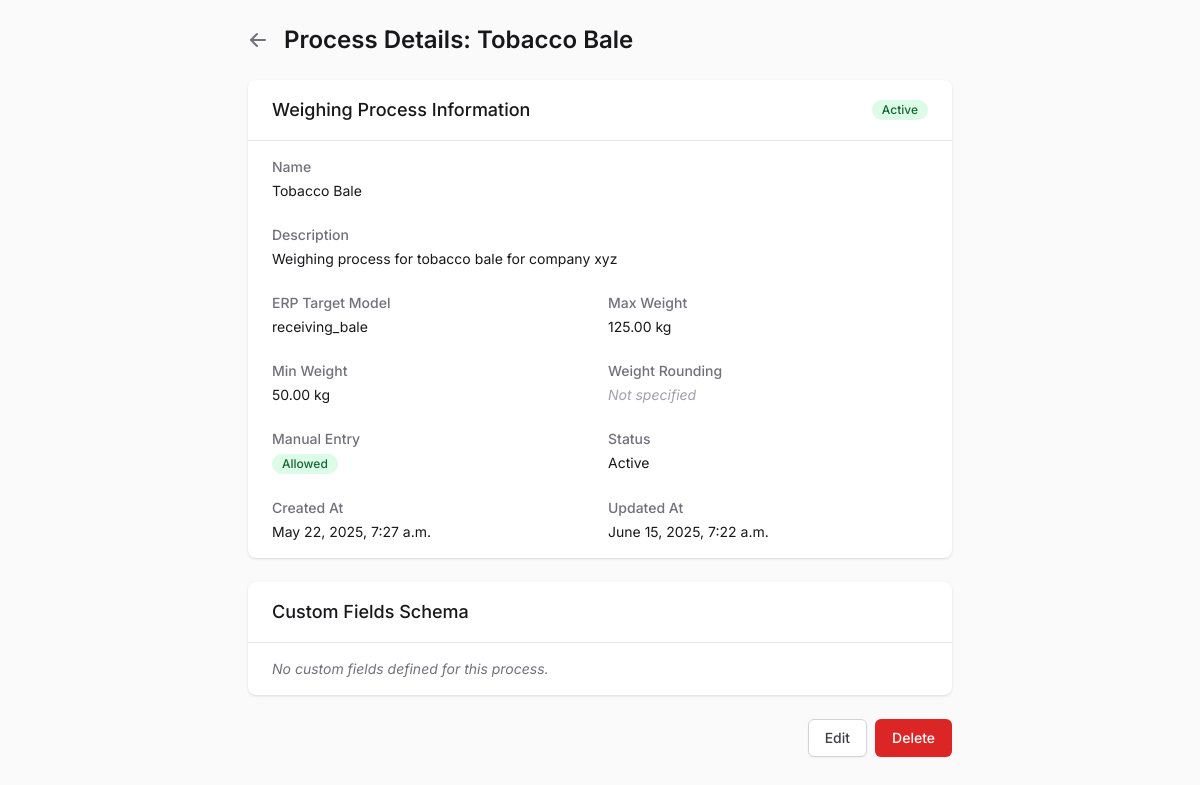
/scale/weighing-processes/2/ (signed in), run on the app's committed database.
### scale/models.py (models this page shows, shortened)
class WeighingProcess(models.Model):
    WEIGHT_ROUNDING_CHOICES = [
        (3, '0.001'),
        (2, '0.01'),
        (1, '0.1'),
        (0, '1.0'),
    ]
    name = models.CharField(max_length=100)
    description = models.TextField(blank=True)
    custom_fields_schema = models.JSONField(default=list, blank=True)
    erp_target_model = models.CharField(max_length=100, blank=True)
    is_active = models.BooleanField(default=False)
    created_at = models.DateTimeField(auto_now_add=True)
    updated_at = models.DateTimeField(auto_now=True)
    max_weight = models.DecimalField(max_digits=10, decimal_places=2, blank=True, null=True)
    min_weight = models.DecimalField(max_digits=10, decimal_places=2, blank=True, null=True)
    weight_rounding = models.IntegerField(blank=True, null=True, choices=WEIGHT_ROUNDING_CHOICES, default=2)
    allow_manual_entry = models.BooleanField(default=False)

### scale/views.py (the view)
# urls.py: path('weighing-processes/<int:pk>/', views.weighing_process_detail, name='weighing_process_detail'),
@login_required
@user_passes_test(is_admin)
def weighing_process_detail(request, pk):
    weighing_process = get_object_or_404(WeighingProcess, pk=pk)
    return render(request, 'scale/weighing_process_detail.html', {'weighing_process': weighing_process})

### users/views.py (called while the page is built)
def is_admin(user):
    return user.is_authenticated and user.role == 'admin' or user.is_superuser

### scale/templates/scale/weighing_process_detail.html (shortened to what this page needs)
<!DOCTYPE html>
<html>
<head>
    <script src="https://cdn.tailwindcss.com"></script>
</head>
<body class="bg-zinc-50 min-h-screen">
    <div class="max-w-3xl mx-auto py-6 px-4 sm:px-6 lg:px-8">
        <div class="flex items-center mb-6">
            <a href="{% url 'scale:weighing_process_list' %}" class="mr-4 text-zinc-500 hover:text-zinc-700">
                <svg xmlns="http://www.w3.org/2000/svg" class="h-5 w-5" viewBox="0 0 20 20" fill="currentColor">
                    <path fill-rule="evenodd" d="M9.707 16.707a1 1 0 01-1.414 0l-6-6a1 1 0 010-1.414l6-6a1 1 0 011.414 1.414L5.414 9H17a1 1 0 110 2H5.414l4.293 4.293a1 1 0 010 1.414z" clip-rule="evenodd" />
                </svg>
            </a>
            <h1 class="text-2xl font-semibold text-zinc-900">Process Details: {{ weighing_process.name }}</h1>
        </div>
        <div class="bg-white shadow rounded-lg overflow-hidden mb-6">
            <div class="border-b border-zinc-200 px-6 py-4 flex justify-between items-center">
                <h2 class="text-lg font-medium text-zinc-900">Weighing Process Information</h2>
                <div class="inline-flex items-center space-x-2">
                    <span class="inline-flex items-center px-2.5 py-0.5 rounded-full text-xs font-medium {% if weighing_process.is_active %}bg-green-100 text-green-800{% else %}bg-red-100 text-red-800{% endif %}">
                        {{ weighing_process.is_active|yesno:"Active,Inactive" }}
                    </span>
                </div>
            </div>
            <div class="px-6 py-4">
                <dl class="grid grid-cols-1 md:grid-cols-2 gap-x-4 gap-y-6">
                    <div class="col-span-2">
                        <dt class="text-sm font-medium text-zinc-500">Name</dt>
                        <dd class="mt-1 text-sm text-zinc-900">{{ weighing_process.name }}</dd>
                    </div>
                    <div class="col-span-2">
                        <dt class="text-sm font-medium text-zinc-500">Description</dt>
                        <dd class="mt-1 text-sm text-zinc-900">
                            {% if weighing_process.description %}
                                {{ weighing_process.description|linebreaks }}
                            {% else %}
                                <span class="text-zinc-400 italic">No description provided</span>
                            {% endif %}
                        </dd>
                    </div>
                    <div>
                        <dt class="text-sm font-medium text-zinc-500">ERP Target Model</dt>
                        <dd class="mt-1 text-sm text-zinc-900">
                            {% if weighing_process.erp_target_model %}
                                {{ weighing_process.erp_target_model }}
                            {% else %}
                                <span class="text-zinc-400 italic">Not specified</span>
                            {% endif %}
                        </dd>
                    </div>
                    <div>
                        <dt class="text-sm font-medium text-zinc-500">Max Weight</dt>
                        <dd class="mt-1 text-sm text-zinc-900">
                            {% if weighing_process.max_weight %}
                                {{ weighing_process.max_weight }} kg
                            {% else %}
                                <span class="text-zinc-400 italic">Not specified</span>
                            {% endif %}
                        </dd>
                    </div>
                    <div>
                        <dt class="text-sm font-medium text-zinc-500">Min Weight</dt>
                        <dd class="mt-1 text-sm text-zinc-900">
                            {% if weighing_process.min_weight %}
                                {{ weighing_process.min_weight }} kg
                            {% else %}
                                <span class="text-zinc-400 italic">Not specified</span>
                            {% endif %}
                        </dd>
                    </div>
                    <div>
                        <dt class="text-sm font-medium text-zinc-500">Weight Rounding</dt>
                        <dd class="mt-1 text-sm text-zinc-900">
                            {% if weighing_process.weight_rounding %}
                                {{ weighing_process.get_weight_rounding_display }}
                            {% else %}
                                <span class="text-zinc-400 italic">Not specified</span>
                            {% endif %}
                        </dd>
                    </div>
                    <div>
                        <dt class="text-sm font-medium text-zinc-500">Manual Entry</dt>
                        <dd class="mt-1 text-sm text-zinc-900">
                            <span class="inline-flex items-center px-2.5 py-0.5 rounded-full text-xs font-medium {% if weighing_process.allow_manual_entry %}bg-green-100 text-green-800{% else %}bg-red-100 text-red-800{% endif %}">
                                {{ weighing_process.allow_manual_entry|yesno:"Allowed,Not Allowed" }}
                            </span>
                        </dd>
                    </div>
                    <div>
                        <dt class="text-sm font-medium text-zinc-500">Status</dt>
                        <dd class="mt-1 text-sm text-zinc-900">{{ weighing_process.is_active|yesno:"Active,Inactive" }}</dd>
                    </div>
                    <div>
                        <dt class="text-sm font-medium text-zinc-500">Created At</dt>
                        <dd class="mt-1 text-sm text-zinc-900">{{ weighing_process.created_at }}</dd>
                    </div>
                    <div>
                        <dt class="text-sm font-medium text-zinc-500">Updated At</dt>
                        <dd class="mt-1 text-sm text-zinc-900">{{ weighing_process.updated_at }}</dd>
                    </div>
                </dl>
            </div>
        </div>
        <div class="bg-white shadow rounded-lg overflow-hidden mb-6">
            <div class="border-b border-zinc-200 px-6 py-4">
                <h2 class="text-lg font-medium text-zinc-900">Custom Fields Schema</h2>
            </div>
            <div class="px-6 py-4">
                {% if weighing_process.custom_fields_schema %}
                    <div class="overflow-x-auto">
                        <table class="min-w-full divide-y divide-zinc-200">
                            <thead class="bg-zinc-50">
                                <tr>
                                    <th scope="col" class="px-6 py-3 text-left text-xs font-medium text-zinc-500 uppercase tracking-wider">Field Name</th>
                                    <th scope="col" class="px-6 py-3 text-left text-xs font-medium text-zinc-500 uppercase tracking-wider">Type</th>
                                    <th scope="col" class="px-6 py-3 text-left text-xs font-medium text-zinc-500 uppercase tracking-wider">Required</th>
                                    <th scope="col" class="px-6 py-3 text-left text-xs font-medium text-zinc-500 uppercase tracking-wider">Options</th>
                                </tr>
                            </thead>
                            <tbody class="bg-white divide-y divide-zinc-200">
                                {% for field in weighing_process.custom_fields_schema %}
                                    <tr>
                                        <td class="px-6 py-4 whitespace-nowrap text-sm font-medium text-zinc-900">{{ field.name }}</td>
                                        <td class="px-6 py-4 whitespace-nowrap text-sm text-zinc-500">{{ field.type }}</td>
                                        <td class="px-6 py-4 whitespace-nowrap text-sm text-zinc-500">
                                            {% if field.required %}
                                                <span class="text-green-600">✓</span>
                                            {% else %}
                                                <span class="text-zinc-400">-</span>
                                            {% endif %}
                                        </td>
                                        <td class="px-6 py-4 whitespace-nowrap text-sm text-zinc-500">
                                            {% if field.options %}
                                                {{ field.options|join:", " }}
                                            {% else %}
                                                <span class="text-zinc-400">-</span>
                                            {% endif %}
                                        </td>
                                    </tr>
                                {% empty %}
                                    <tr>
                                        <td colspan="4" class="px-6 py-4 text-center text-sm text-zinc-500">No custom fields defined.</td>
                                    </tr>
                                {% endfor %}
                            </tbody>
                        </table>
                    </div>
                {% else %}
                    <p class="text-zinc-500 text-sm italic">No custom fields defined for this process.</p>
                {% endif %}
            </div>
        </div>
        <div class="flex justify-end space-x-2">
            <a href="{% url 'scale:weighing_process_edit' weighing_process.id %}" class="inline-flex justify-center rounded-md border border-zinc-300 bg-white py-2 px-4 text-sm font-medium text-zinc-700 shadow-sm hover:bg-zinc-50 focus:outline-none focus:ring-2 focus:ring-blue-500 focus:ring-offset-2">
                Edit
            </a>
            <a href="{% url 'scale:weighing_process_delete' weighing_process.id %}" class="inline-flex justify-center rounded-md border border-transparent bg-red-600 py-2 px-4 text-sm font-medium text-white shadow-sm hover:bg-red-700 focus:outline-none focus:ring-2 focus:ring-red-500 focus:ring-offset-2" onclick="return confirm('Are you sure you want to delete this weighing process?')">
                Delete
            </a>
        </div>
    </div>
</body>
</html>

### data on the page
WeighingProcess: name "Tobacco Bale", is_active "Active", description "Weighing process for tobacco bale for company xyz", erp_target_model "receiving_bale", max_weight "125.00", min_weight "50.00", allow_manual_entry "Allowed", created_at "May 22, 2025, 7:27 a.m.", updated_at "June 15, 2025, 7:22 a.m."
